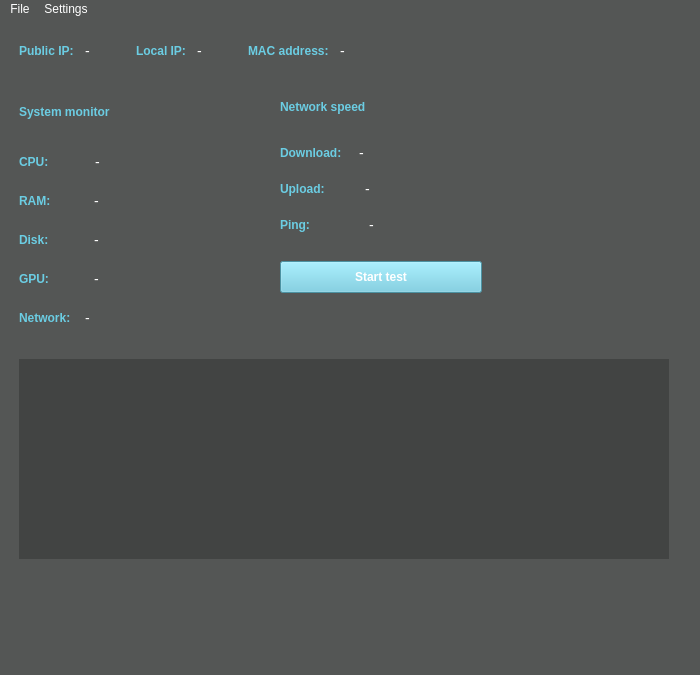
<?xml version="1.0" encoding="UTF-8"?>
<ui version="4.0">
 <class>MainWindow</class>
 <widget class="QMainWindow" name="MainWindow">
  <property name="geometry">
   <rect>
    <x>0</x>
    <y>0</y>
    <width>700</width>
    <height>675</height>
   </rect>
  </property>
  <property name="minimumSize">
   <size>
    <width>700</width>
    <height>675</height>
   </size>
  </property>
  <property name="windowTitle">
   <string>MainWindow</string>
  </property>
  <property name="styleSheet">
   <string notr="true">QMainWindow {
    /*background: #545655;*/
    color: white;
    font: 14px &quot;Montserrat&quot;;
}


QWidget {
    background: #545655;
    color: white;
}


QLabel {
    color: #6BCDE3;
    font: 14px &quot;Montserrat&quot;;
	font-weight: bold;
}

#labelSystemMonitor, #labelNetworkSpeed {
	color: white;
    font: 20px;
	font-weight: bold;
}

#cpu_L, #ram_L, #disk_L, #gpu_L, #network_L, #Download_L, #Upload_L, #Ping_L, #PublicIP_L, #LocalIP_L, #MacAddr_L  {
	color: white;
    font: 14px;
}


QPushButton {
    background: #6BCDE3;
    font: 14px &quot;Montserrat&quot;;
    font-weight: bold;
    min-width: 200px;
    min-height: 30px;
    max-width: 200px;
    max-height: 30px;
}










#chart_widget {
    background-color: #424443;
    border: none;
}



/* Стили для виджета графика (QChartView) */
QChartView {
    background-color: #424443;
    border-radius: 4px;
    border: 1px solid #6BCDE3;
    padding: 0px;
}

/* Стили для элементов внутри графика */
QChartView QChart {
    background-color: transparent;
    margin: 0px;
}

QChartView QLegend {
    background-color: transparent;
    color: #6BCDE3;
    font: 12px &quot;Montserrat&quot;;
    border: none;
}

QChartView QAbstractAxis {
    color: #6BCDE3;
    grid-line-color: #545655;
}

QChartView QValueAxis {
    label-color: #FFFFFF;
    title-color: #6BCDE3;
    font: 12px &quot;Montserrat&quot;;
}

QChartView QLineSeries {
    color: #6BCDE3;  /* Основной цвет */
    alternate-color: #5ABDD3;  /* Дополнительный цвет */
    width: 2px;  /* Толщина линии */
}</string>
  </property>
  <widget class="QWidget" name="centralwidget">
   <layout class="QVBoxLayout" name="verticalLayout_5">
    <item>
     <spacer name="verticalSpacer_11">
      <property name="orientation">
       <enum>Qt::Orientation::Vertical</enum>
      </property>
      <property name="sizeType">
       <enum>QSizePolicy::Policy::Fixed</enum>
      </property>
      <property name="sizeHint" stdset="0">
       <size>
        <width>20</width>
        <height>13</height>
       </size>
      </property>
     </spacer>
    </item>
    <item>
     <layout class="QHBoxLayout" name="horizontalLayout_14">
      <item>
       <layout class="QHBoxLayout" name="horizontalLayout_9">
        <item>
         <spacer name="horizontalSpacer_20">
          <property name="orientation">
           <enum>Qt::Orientation::Horizontal</enum>
          </property>
          <property name="sizeType">
           <enum>QSizePolicy::Policy::Fixed</enum>
          </property>
          <property name="sizeHint" stdset="0">
           <size>
            <width>10</width>
            <height>20</height>
           </size>
          </property>
         </spacer>
        </item>
        <item>
         <widget class="QLabel" name="publicIP_L">
          <property name="text">
           <string>Public IP:</string>
          </property>
         </widget>
        </item>
        <item>
         <spacer name="horizontalSpacer_9">
          <property name="orientation">
           <enum>Qt::Orientation::Horizontal</enum>
          </property>
          <property name="sizeType">
           <enum>QSizePolicy::Policy::Fixed</enum>
          </property>
          <property name="sizeHint" stdset="0">
           <size>
            <width>5</width>
            <height>20</height>
           </size>
          </property>
         </spacer>
        </item>
        <item>
         <widget class="QLabel" name="PublicIP_L">
          <property name="text">
           <string>-</string>
          </property>
         </widget>
        </item>
       </layout>
      </item>
      <item>
       <spacer name="horizontalSpacer_16">
        <property name="orientation">
         <enum>Qt::Orientation::Horizontal</enum>
        </property>
        <property name="sizeType">
         <enum>QSizePolicy::Policy::Preferred</enum>
        </property>
        <property name="sizeHint" stdset="0">
         <size>
          <width>40</width>
          <height>20</height>
         </size>
        </property>
       </spacer>
      </item>
      <item>
       <layout class="QHBoxLayout" name="horizontalLayout_10">
        <item>
         <widget class="QLabel" name="localIP_L">
          <property name="text">
           <string>Local IP:</string>
          </property>
         </widget>
        </item>
        <item>
         <spacer name="horizontalSpacer_10">
          <property name="orientation">
           <enum>Qt::Orientation::Horizontal</enum>
          </property>
          <property name="sizeType">
           <enum>QSizePolicy::Policy::Fixed</enum>
          </property>
          <property name="sizeHint" stdset="0">
           <size>
            <width>5</width>
            <height>20</height>
           </size>
          </property>
         </spacer>
        </item>
        <item>
         <widget class="QLabel" name="LocalIP_L">
          <property name="text">
           <string>-</string>
          </property>
         </widget>
        </item>
       </layout>
      </item>
      <item>
       <spacer name="horizontalSpacer_17">
        <property name="orientation">
         <enum>Qt::Orientation::Horizontal</enum>
        </property>
        <property name="sizeType">
         <enum>QSizePolicy::Policy::Preferred</enum>
        </property>
        <property name="sizeHint" stdset="0">
         <size>
          <width>40</width>
          <height>20</height>
         </size>
        </property>
       </spacer>
      </item>
      <item>
       <layout class="QHBoxLayout" name="horizontalLayout_11">
        <item>
         <widget class="QLabel" name="mac_L">
          <property name="text">
           <string>MAC address:</string>
          </property>
         </widget>
        </item>
        <item>
         <spacer name="horizontalSpacer_11">
          <property name="orientation">
           <enum>Qt::Orientation::Horizontal</enum>
          </property>
          <property name="sizeType">
           <enum>QSizePolicy::Policy::Fixed</enum>
          </property>
          <property name="sizeHint" stdset="0">
           <size>
            <width>5</width>
            <height>20</height>
           </size>
          </property>
         </spacer>
        </item>
        <item>
         <widget class="QLabel" name="MacAddr_L">
          <property name="text">
           <string>-</string>
          </property>
         </widget>
        </item>
       </layout>
      </item>
      <item>
       <spacer name="horizontalSpacer_19">
        <property name="orientation">
         <enum>Qt::Orientation::Horizontal</enum>
        </property>
        <property name="sizeHint" stdset="0">
         <size>
          <width>40</width>
          <height>20</height>
         </size>
        </property>
       </spacer>
      </item>
     </layout>
    </item>
    <item>
     <spacer name="verticalSpacer_10">
      <property name="orientation">
       <enum>Qt::Orientation::Vertical</enum>
      </property>
      <property name="sizeType">
       <enum>QSizePolicy::Policy::Fixed</enum>
      </property>
      <property name="sizeHint" stdset="0">
       <size>
        <width>20</width>
        <height>30</height>
       </size>
      </property>
     </spacer>
    </item>
    <item>
     <layout class="QHBoxLayout" name="horizontalLayout_15">
      <item>
       <spacer name="horizontalSpacer_22">
        <property name="orientation">
         <enum>Qt::Orientation::Horizontal</enum>
        </property>
        <property name="sizeType">
         <enum>QSizePolicy::Policy::Fixed</enum>
        </property>
        <property name="sizeHint" stdset="0">
         <size>
          <width>10</width>
          <height>20</height>
         </size>
        </property>
       </spacer>
      </item>
      <item>
       <layout class="QVBoxLayout" name="verticalLayout">
        <item>
         <layout class="QHBoxLayout" name="horizontalLayout_12">
          <item>
           <spacer name="horizontalSpacer_12">
            <property name="orientation">
             <enum>Qt::Orientation::Horizontal</enum>
            </property>
            <property name="sizeType">
             <enum>QSizePolicy::Policy::Fixed</enum>
            </property>
            <property name="sizeHint" stdset="0">
             <size>
              <width>0</width>
              <height>20</height>
             </size>
            </property>
           </spacer>
          </item>
          <item>
           <widget class="QLabel" name="systemmonitor_L">
            <property name="text">
             <string>System monitor</string>
            </property>
           </widget>
          </item>
          <item>
           <spacer name="horizontalSpacer_13">
            <property name="orientation">
             <enum>Qt::Orientation::Horizontal</enum>
            </property>
            <property name="sizeHint" stdset="0">
             <size>
              <width>40</width>
              <height>20</height>
             </size>
            </property>
           </spacer>
          </item>
         </layout>
        </item>
        <item>
         <spacer name="verticalSpacer_5">
          <property name="orientation">
           <enum>Qt::Orientation::Vertical</enum>
          </property>
          <property name="sizeType">
           <enum>QSizePolicy::Policy::Fixed</enum>
          </property>
          <property name="sizeHint" stdset="0">
           <size>
            <width>20</width>
            <height>20</height>
           </size>
          </property>
         </spacer>
        </item>
        <item>
         <layout class="QVBoxLayout" name="verticalLayout_4">
          <item>
           <layout class="QHBoxLayout" name="horizontalLayout_31">
            <item>
             <widget class="QLabel" name="cpu_L_2">
              <property name="text">
               <string>CPU:</string>
              </property>
             </widget>
            </item>
            <item>
             <spacer name="horizontalSpacer_48">
              <property name="orientation">
               <enum>Qt::Orientation::Horizontal</enum>
              </property>
              <property name="sizeType">
               <enum>QSizePolicy::Policy::Fixed</enum>
              </property>
              <property name="sizeHint" stdset="0">
               <size>
                <width>40</width>
                <height>20</height>
               </size>
              </property>
             </spacer>
            </item>
            <item>
             <widget class="QLabel" name="cpu_L">
              <property name="text">
               <string>-</string>
              </property>
             </widget>
            </item>
            <item>
             <spacer name="horizontalSpacer_49">
              <property name="orientation">
               <enum>Qt::Orientation::Horizontal</enum>
              </property>
              <property name="sizeHint" stdset="0">
               <size>
                <width>40</width>
                <height>20</height>
               </size>
              </property>
             </spacer>
            </item>
           </layout>
          </item>
          <item>
           <spacer name="verticalSpacer_15">
            <property name="orientation">
             <enum>Qt::Orientation::Vertical</enum>
            </property>
            <property name="sizeType">
             <enum>QSizePolicy::Policy::Fixed</enum>
            </property>
            <property name="sizeHint" stdset="0">
             <size>
              <width>20</width>
              <height>13</height>
             </size>
            </property>
           </spacer>
          </item>
          <item>
           <layout class="QHBoxLayout" name="horizontalLayout_32">
            <item>
             <widget class="QLabel" name="ram_L_2">
              <property name="text">
               <string>RAM:</string>
              </property>
             </widget>
            </item>
            <item>
             <spacer name="horizontalSpacer_50">
              <property name="orientation">
               <enum>Qt::Orientation::Horizontal</enum>
              </property>
              <property name="sizeType">
               <enum>QSizePolicy::Policy::Fixed</enum>
              </property>
              <property name="sizeHint" stdset="0">
               <size>
                <width>37</width>
                <height>20</height>
               </size>
              </property>
             </spacer>
            </item>
            <item>
             <widget class="QLabel" name="ram_L">
              <property name="text">
               <string>-</string>
              </property>
             </widget>
            </item>
            <item>
             <spacer name="horizontalSpacer_51">
              <property name="orientation">
               <enum>Qt::Orientation::Horizontal</enum>
              </property>
              <property name="sizeHint" stdset="0">
               <size>
                <width>40</width>
                <height>20</height>
               </size>
              </property>
             </spacer>
            </item>
           </layout>
          </item>
          <item>
           <spacer name="verticalSpacer_16">
            <property name="orientation">
             <enum>Qt::Orientation::Vertical</enum>
            </property>
            <property name="sizeType">
             <enum>QSizePolicy::Policy::Fixed</enum>
            </property>
            <property name="sizeHint" stdset="0">
             <size>
              <width>20</width>
              <height>13</height>
             </size>
            </property>
           </spacer>
          </item>
          <item>
           <layout class="QHBoxLayout" name="horizontalLayout_33">
            <item>
             <widget class="QLabel" name="disk_L_2">
              <property name="text">
               <string>Disk:</string>
              </property>
             </widget>
            </item>
            <item>
             <spacer name="horizontalSpacer_52">
              <property name="orientation">
               <enum>Qt::Orientation::Horizontal</enum>
              </property>
              <property name="sizeType">
               <enum>QSizePolicy::Policy::Fixed</enum>
              </property>
              <property name="sizeHint" stdset="0">
               <size>
                <width>39</width>
                <height>20</height>
               </size>
              </property>
             </spacer>
            </item>
            <item>
             <widget class="QLabel" name="disk_L">
              <property name="text">
               <string>-</string>
              </property>
             </widget>
            </item>
            <item>
             <spacer name="horizontalSpacer_53">
              <property name="orientation">
               <enum>Qt::Orientation::Horizontal</enum>
              </property>
              <property name="sizeHint" stdset="0">
               <size>
                <width>40</width>
                <height>20</height>
               </size>
              </property>
             </spacer>
            </item>
           </layout>
          </item>
          <item>
           <spacer name="verticalSpacer_17">
            <property name="orientation">
             <enum>Qt::Orientation::Vertical</enum>
            </property>
            <property name="sizeType">
             <enum>QSizePolicy::Policy::Fixed</enum>
            </property>
            <property name="sizeHint" stdset="0">
             <size>
              <width>20</width>
              <height>13</height>
             </size>
            </property>
           </spacer>
          </item>
          <item>
           <layout class="QHBoxLayout" name="horizontalLayout_34">
            <item>
             <widget class="QLabel" name="gpu_L_2">
              <property name="text">
               <string>GPU:</string>
              </property>
             </widget>
            </item>
            <item>
             <spacer name="horizontalSpacer_54">
              <property name="orientation">
               <enum>Qt::Orientation::Horizontal</enum>
              </property>
              <property name="sizeType">
               <enum>QSizePolicy::Policy::Fixed</enum>
              </property>
              <property name="sizeHint" stdset="0">
               <size>
                <width>39</width>
                <height>20</height>
               </size>
              </property>
             </spacer>
            </item>
            <item>
             <widget class="QLabel" name="gpu_L">
              <property name="text">
               <string>-</string>
              </property>
             </widget>
            </item>
            <item>
             <spacer name="horizontalSpacer_55">
              <property name="orientation">
               <enum>Qt::Orientation::Horizontal</enum>
              </property>
              <property name="sizeHint" stdset="0">
               <size>
                <width>40</width>
                <height>20</height>
               </size>
              </property>
             </spacer>
            </item>
           </layout>
          </item>
          <item>
           <spacer name="verticalSpacer_18">
            <property name="orientation">
             <enum>Qt::Orientation::Vertical</enum>
            </property>
            <property name="sizeType">
             <enum>QSizePolicy::Policy::Fixed</enum>
            </property>
            <property name="sizeHint" stdset="0">
             <size>
              <width>20</width>
              <height>13</height>
             </size>
            </property>
           </spacer>
          </item>
          <item>
           <layout class="QHBoxLayout" name="horizontalLayout_35">
            <item>
             <widget class="QLabel" name="network_L_2">
              <property name="text">
               <string>Network:</string>
              </property>
             </widget>
            </item>
            <item>
             <spacer name="horizontalSpacer_56">
              <property name="orientation">
               <enum>Qt::Orientation::Horizontal</enum>
              </property>
              <property name="sizeType">
               <enum>QSizePolicy::Policy::Fixed</enum>
              </property>
              <property name="sizeHint" stdset="0">
               <size>
                <width>8</width>
                <height>0</height>
               </size>
              </property>
             </spacer>
            </item>
            <item>
             <widget class="QLabel" name="network_L">
              <property name="text">
               <string>-</string>
              </property>
             </widget>
            </item>
            <item>
             <spacer name="horizontalSpacer_57">
              <property name="orientation">
               <enum>Qt::Orientation::Horizontal</enum>
              </property>
              <property name="sizeHint" stdset="0">
               <size>
                <width>40</width>
                <height>20</height>
               </size>
              </property>
             </spacer>
            </item>
           </layout>
          </item>
         </layout>
        </item>
        <item>
         <spacer name="verticalSpacer_14">
          <property name="orientation">
           <enum>Qt::Orientation::Vertical</enum>
          </property>
          <property name="sizeType">
           <enum>QSizePolicy::Policy::Fixed</enum>
          </property>
          <property name="sizeHint" stdset="0">
           <size>
            <width>20</width>
            <height>5</height>
           </size>
          </property>
         </spacer>
        </item>
       </layout>
      </item>
      <item>
       <spacer name="horizontalSpacer_18">
        <property name="orientation">
         <enum>Qt::Orientation::Horizontal</enum>
        </property>
        <property name="sizeType">
         <enum>QSizePolicy::Policy::Fixed</enum>
        </property>
        <property name="sizeHint" stdset="0">
         <size>
          <width>50</width>
          <height>20</height>
         </size>
        </property>
       </spacer>
      </item>
      <item>
       <layout class="QVBoxLayout" name="verticalLayout_2">
        <item>
         <layout class="QHBoxLayout" name="horizontalLayout_13">
          <item>
           <spacer name="horizontalSpacer_14">
            <property name="orientation">
             <enum>Qt::Orientation::Horizontal</enum>
            </property>
            <property name="sizeType">
             <enum>QSizePolicy::Policy::Fixed</enum>
            </property>
            <property name="sizeHint" stdset="0">
             <size>
              <width>0</width>
              <height>20</height>
             </size>
            </property>
           </spacer>
          </item>
          <item>
           <widget class="QLabel" name="networkspeed_L">
            <property name="text">
             <string>Network speed</string>
            </property>
           </widget>
          </item>
          <item>
           <spacer name="horizontalSpacer_15">
            <property name="orientation">
             <enum>Qt::Orientation::Horizontal</enum>
            </property>
            <property name="sizeHint" stdset="0">
             <size>
              <width>40</width>
              <height>20</height>
             </size>
            </property>
           </spacer>
          </item>
         </layout>
        </item>
        <item>
         <spacer name="verticalSpacer_6">
          <property name="orientation">
           <enum>Qt::Orientation::Vertical</enum>
          </property>
          <property name="sizeType">
           <enum>QSizePolicy::Policy::Fixed</enum>
          </property>
          <property name="sizeHint" stdset="0">
           <size>
            <width>20</width>
            <height>20</height>
           </size>
          </property>
         </spacer>
        </item>
        <item>
         <layout class="QVBoxLayout" name="verticalLayout_3">
          <item>
           <layout class="QHBoxLayout" name="horizontalLayout_6">
            <item>
             <widget class="QLabel" name="download_L">
              <property name="text">
               <string>Download:</string>
              </property>
             </widget>
            </item>
            <item>
             <spacer name="horizontalSpacer_6">
              <property name="orientation">
               <enum>Qt::Orientation::Horizontal</enum>
              </property>
              <property name="sizeType">
               <enum>QSizePolicy::Policy::Fixed</enum>
              </property>
              <property name="sizeHint" stdset="0">
               <size>
                <width>11</width>
                <height>20</height>
               </size>
              </property>
             </spacer>
            </item>
            <item>
             <widget class="QLabel" name="Download_L">
              <property name="text">
               <string>-</string>
              </property>
             </widget>
            </item>
            <item>
             <spacer name="horizontalSpacer">
              <property name="orientation">
               <enum>Qt::Orientation::Horizontal</enum>
              </property>
              <property name="sizeHint" stdset="0">
               <size>
                <width>40</width>
                <height>20</height>
               </size>
              </property>
             </spacer>
            </item>
           </layout>
          </item>
          <item>
           <spacer name="verticalSpacer_7">
            <property name="orientation">
             <enum>Qt::Orientation::Vertical</enum>
            </property>
            <property name="sizeType">
             <enum>QSizePolicy::Policy::Fixed</enum>
            </property>
            <property name="sizeHint" stdset="0">
             <size>
              <width>20</width>
              <height>10</height>
             </size>
            </property>
           </spacer>
          </item>
          <item>
           <layout class="QHBoxLayout" name="horizontalLayout_7">
            <item>
             <widget class="QLabel" name="upload_L">
              <property name="text">
               <string>Upload:</string>
              </property>
             </widget>
            </item>
            <item>
             <spacer name="horizontalSpacer_7">
              <property name="orientation">
               <enum>Qt::Orientation::Horizontal</enum>
              </property>
              <property name="sizeType">
               <enum>QSizePolicy::Policy::Fixed</enum>
              </property>
              <property name="sizeHint" stdset="0">
               <size>
                <width>34</width>
                <height>20</height>
               </size>
              </property>
             </spacer>
            </item>
            <item>
             <widget class="QLabel" name="Upload_L">
              <property name="text">
               <string>-</string>
              </property>
             </widget>
            </item>
            <item>
             <spacer name="horizontalSpacer_2">
              <property name="orientation">
               <enum>Qt::Orientation::Horizontal</enum>
              </property>
              <property name="sizeHint" stdset="0">
               <size>
                <width>40</width>
                <height>20</height>
               </size>
              </property>
             </spacer>
            </item>
           </layout>
          </item>
          <item>
           <spacer name="verticalSpacer_8">
            <property name="orientation">
             <enum>Qt::Orientation::Vertical</enum>
            </property>
            <property name="sizeType">
             <enum>QSizePolicy::Policy::Fixed</enum>
            </property>
            <property name="sizeHint" stdset="0">
             <size>
              <width>20</width>
              <height>10</height>
             </size>
            </property>
           </spacer>
          </item>
          <item>
           <layout class="QHBoxLayout" name="horizontalLayout_8">
            <item>
             <widget class="QLabel" name="ping_L">
              <property name="text">
               <string>Ping:</string>
              </property>
             </widget>
            </item>
            <item>
             <spacer name="horizontalSpacer_8">
              <property name="orientation">
               <enum>Qt::Orientation::Horizontal</enum>
              </property>
              <property name="sizeType">
               <enum>QSizePolicy::Policy::Fixed</enum>
              </property>
              <property name="sizeHint" stdset="0">
               <size>
                <width>53</width>
                <height>20</height>
               </size>
              </property>
             </spacer>
            </item>
            <item>
             <widget class="QLabel" name="Ping_L">
              <property name="text">
               <string>-</string>
              </property>
             </widget>
            </item>
            <item>
             <spacer name="horizontalSpacer_3">
              <property name="orientation">
               <enum>Qt::Orientation::Horizontal</enum>
              </property>
              <property name="sizeHint" stdset="0">
               <size>
                <width>40</width>
                <height>20</height>
               </size>
              </property>
             </spacer>
            </item>
           </layout>
          </item>
         </layout>
        </item>
        <item>
         <spacer name="verticalSpacer_9">
          <property name="orientation">
           <enum>Qt::Orientation::Vertical</enum>
          </property>
          <property name="sizeType">
           <enum>QSizePolicy::Policy::Fixed</enum>
          </property>
          <property name="sizeHint" stdset="0">
           <size>
            <width>20</width>
            <height>20</height>
           </size>
          </property>
         </spacer>
        </item>
        <item>
         <widget class="QPushButton" name="start_test_B">
          <property name="text">
           <string>Start test</string>
          </property>
         </widget>
        </item>
        <item>
         <spacer name="verticalSpacer_13">
          <property name="orientation">
           <enum>Qt::Orientation::Vertical</enum>
          </property>
          <property name="sizeType">
           <enum>QSizePolicy::Policy::Fixed</enum>
          </property>
          <property name="sizeHint" stdset="0">
           <size>
            <width>20</width>
            <height>40</height>
           </size>
          </property>
         </spacer>
        </item>
       </layout>
      </item>
      <item>
       <spacer name="horizontalSpacer_21">
        <property name="orientation">
         <enum>Qt::Orientation::Horizontal</enum>
        </property>
        <property name="sizeHint" stdset="0">
         <size>
          <width>40</width>
          <height>20</height>
         </size>
        </property>
       </spacer>
      </item>
     </layout>
    </item>
    <item>
     <spacer name="verticalSpacer_19">
      <property name="orientation">
       <enum>Qt::Orientation::Vertical</enum>
      </property>
      <property name="sizeType">
       <enum>QSizePolicy::Policy::Fixed</enum>
      </property>
      <property name="sizeHint" stdset="0">
       <size>
        <width>20</width>
        <height>20</height>
       </size>
      </property>
     </spacer>
    </item>
    <item>
     <layout class="QHBoxLayout" name="horizontalLayout">
      <item>
       <spacer name="horizontalSpacer_4">
        <property name="orientation">
         <enum>Qt::Orientation::Horizontal</enum>
        </property>
        <property name="sizeType">
         <enum>QSizePolicy::Policy::Fixed</enum>
        </property>
        <property name="sizeHint" stdset="0">
         <size>
          <width>10</width>
          <height>20</height>
         </size>
        </property>
       </spacer>
      </item>
      <item>
       <widget class="QWidget" name="chart_widget" native="true">
        <property name="minimumSize">
         <size>
          <width>650</width>
          <height>200</height>
         </size>
        </property>
       </widget>
      </item>
      <item>
       <spacer name="horizontalSpacer_5">
        <property name="orientation">
         <enum>Qt::Orientation::Horizontal</enum>
        </property>
        <property name="sizeHint" stdset="0">
         <size>
          <width>40</width>
          <height>20</height>
         </size>
        </property>
       </spacer>
      </item>
     </layout>
    </item>
    <item>
     <spacer name="verticalSpacer_12">
      <property name="orientation">
       <enum>Qt::Orientation::Vertical</enum>
      </property>
      <property name="sizeHint" stdset="0">
       <size>
        <width>20</width>
        <height>17</height>
       </size>
      </property>
     </spacer>
    </item>
   </layout>
  </widget>
  <widget class="QMenuBar" name="menubar">
   <property name="geometry">
    <rect>
     <x>0</x>
     <y>0</y>
     <width>700</width>
     <height>22</height>
    </rect>
   </property>
   <widget class="QMenu" name="file_MB">
    <property name="title">
     <string>File</string>
    </property>
    <widget class="QMenu" name="export_MB">
     <property name="title">
      <string>Export</string>
     </property>
     <addaction name="actionWord"/>
     <addaction name="actiontxt"/>
     <addaction name="actionpdf"/>
     <addaction name="actionhtml"/>
    </widget>
    <addaction name="export_MB"/>
   </widget>
   <widget class="QMenu" name="params_MB">
    <property name="title">
     <string>Settings</string>
    </property>
    <widget class="QMenu" name="lang_MB">
     <property name="title">
      <string>Language</string>
     </property>
     <addaction name="actionRU_2"/>
     <addaction name="actionEN_2"/>
    </widget>
    <addaction name="lang_MB"/>
   </widget>
   <addaction name="file_MB"/>
   <addaction name="params_MB"/>
  </widget>
  <widget class="QStatusBar" name="statusbar"/>
  <action name="actionWord">
   <property name="text">
    <string>Word</string>
   </property>
  </action>
  <action name="actiontxt">
   <property name="text">
    <string>txt</string>
   </property>
  </action>
  <action name="actionpdf">
   <property name="text">
    <string>pdf</string>
   </property>
  </action>
  <action name="actionhtml">
   <property name="text">
    <string>html</string>
   </property>
  </action>
  <action name="actionRU">
   <property name="text">
    <string>RU</string>
   </property>
  </action>
  <action name="actionEN">
   <property name="text">
    <string>EN</string>
   </property>
  </action>
  <action name="actionRU_2">
   <property name="text">
    <string>Russian</string>
   </property>
  </action>
  <action name="actionEN_2">
   <property name="text">
    <string>English</string>
   </property>
  </action>
 </widget>
 <resources/>
 <connections/>
</ui>
